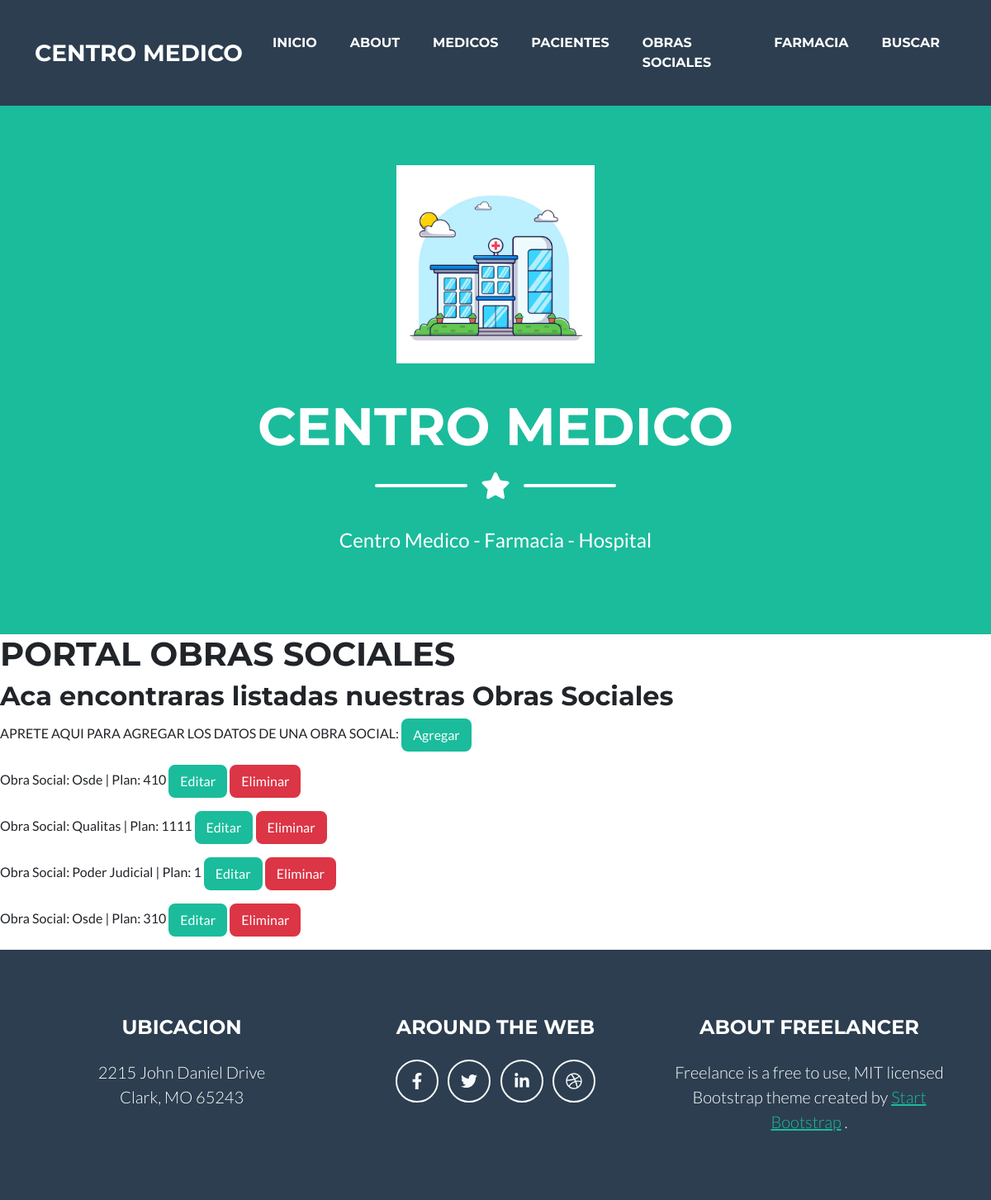
/osociales_lista, run on an earlier commit of the app's database.
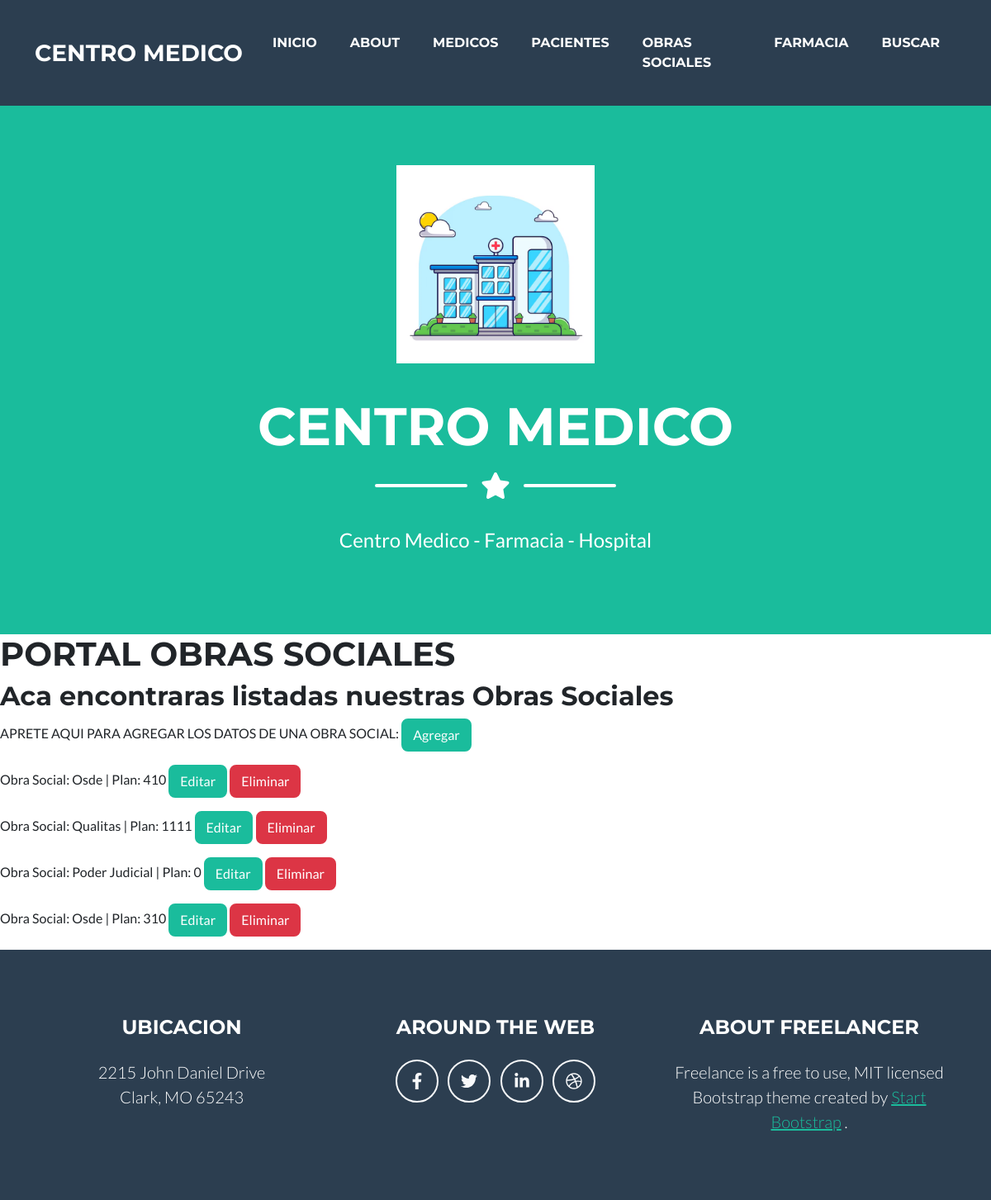
And on a later commit of the database.
### centromed/models.py (models this page shows, shortened)
class Obrasocial(models.Model):
    nombre= models.CharField (max_length=20)
    plan= models.IntegerField()
    cobertura= models.BooleanField()

### centromed/views.py (the view)
# urls.py: path("osociales_lista", ObrasocialListView.as_view(), name= "osociales_lista"),
class ObrasocialListView(ListView):
    model= Obrasocial
    context_object_name = "obras_sociales"
    template_name = "centromed/osociales_lista.html"

### centromed/templates/centromed/osociales_lista.html (shortened to what this page needs)
{% extends 'centromed/base.html' %}
{% block mutable %}
    <h1>PORTAL OBRAS SOCIALES</h1>
    <h2>Aca encontraras listadas nuestras Obras Sociales</h2>
    <p>APRETE AQUI PARA AGREGAR LOS DATOS DE UNA OBRA SOCIAL: <a class="btn btn-primary" href="{% url 'osociales_crear'%}" role="button">Agregar</a></p>
    {% for obrasocial in obras_sociales %}
        <p>Obra Social: {{obrasocial.nombre}} | Plan: {{obrasocial.plan}} <a class="btn btn-primary" href="{% url 'osociales_update' obrasocial.pk %}" role="button">Editar</a> <a class="btn btn-danger" href="{% url 'osociales_delete' obrasocial.pk %}" role="button">Eliminar</a></p>
    {% endfor %}
{% endblock %}

What changed in the data, as far as the page shows it:
changed Obrasocial "Poder Judicial": plan "1" → "0"
